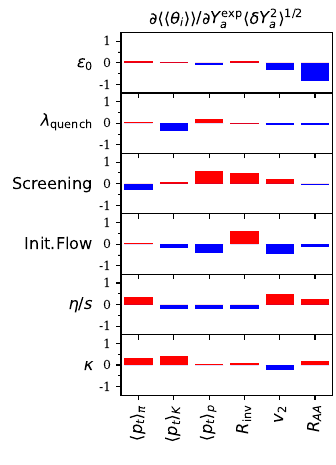

Reproduce this figure in Python.
import matplotlib.pyplot as plt
import numpy as np
import os
import sys
from pylab import *

# User will likely wish to adjust many of these
writetitle=True
topmargin=0.01   # increase if you want title
if writetitle:
  topmargin=0.07
bottommargin=0.15 # adjust to fit x-axis labels
leftmargin=0.36    # adjust to fit y-axis labels
thetamax=3.5      # sets max display range of y axes
myfontsize=9      # base of all fonts
barwidth=0.5      # larger number stretches figure horizontally
panelheight=0.75  # larger values stretches figure vertically

# User can hopefully leave all this alone
Ynames = []
NObs=0
iline=0
for line in open('../observable_info.txt'):
  if len(line) > 1:
    NObs+=1
    tempdata=list(map(str,line.split()))
    Ynames.append(tempdata[1])
    for iword in range(2,len(tempdata)):
      Ynames[iline]=Ynames[iline]+' '+tempdata[iword]
    iline+=1

Xnames=[]
NPars=0
iline=0
for line in open ('../modelpar_info.txt'):
  if len(line) > 2:
    tempdata=list(map(str,line.split()))
    NPars=NPars+1
    Xnames.append(tempdata[2])
    for iword in range(3,len(tempdata)):
      Xnames[iline]=Xnames[iline]+' '+tempdata[iword]
    iline+=1
    
RPdata = np.loadtxt("ResolvingPower.txt",skiprows=0,unpack=True)
Yi = arange(0,NObs-0.01,1)

plt.figure(figsize=(leftmargin+NPars*barwidth,bottommargin+NObs*panelheight))
fig = plt.figure(1)

plotwidth=(1.0-leftmargin)-0.01
plotheight=1.0-bottommargin-topmargin

Npanels=NPars
for ipanel in range (0,Npanels):
  ax = fig.add_axes([leftmargin,bottommargin+ipanel*plotheight/Npanels,
  plotwidth,plotheight/Npanels])
  ax.set_yticks(np.arange(-6,6,2), minor=False)
  ax.set_yticks(np.arange(-6,6,1), minor=True)
  ax.set_yticklabels(np.arange(-6,6,2), minor=False, family='serif', size=myfontsize)

  xi = RPdata[ipanel]
  xxi = 0.5*(np.abs(xi)+xi)
  xxxi= 0.5*(-np.abs(xi)+xi)
    
  plt.ylabel(Xnames[ipanel],fontsize=1.3*myfontsize,position=(0.1,0.35),rotation=0.0,ha='right')
  plt.bar(Yi,xxi,0.8,color='r')
  plt.bar(Yi,xxxi,0.8,color='b')
  
  ax.set_xticks(np.arange(0,NObs-0.1,1),minor=False)
  if ipanel == 0:
    ax.set_xticklabels(Ynames, minor=False, size=1.3*myfontsize,rotation=90)
  else:
    ax.set_xticklabels([], minor=False)
  
  if writetitle:
    ax.set_title('$\partial \langle\langle \\theta_i\\rangle\\rangle/\partial Y^{\\rm exp}_a \langle \delta Y_a^2\\rangle^{1/2}$',fontsize=1.3*myfontsize)

  plt.xlim(-0.5,NObs-0.5)
  plt.ylim(-thetamax,thetamax)

plt.savefig('RP.pdf',format='pdf')

plt.show()
plt.close()
# if you have Mac OS and want to see pdf file, comment out previous two lines and uncomment line below
#os.system("open -a Preview RP.pdf") # syntax works for Mac OS

quit()
